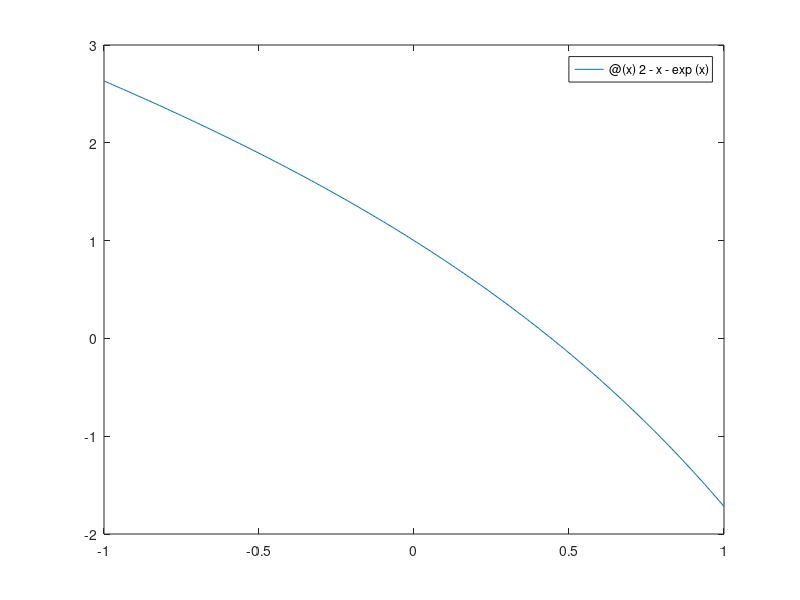

Recreate this plot in MATLAB. (Note: this script raises an error after producing the figure.)
function [] = lab6()
    f = @(x) 2 - x - exp(x);
    g = @(x) -1 - exp(x);
    
    fplot(f, [-1, 1]);
    [guess, ~] = ginput(1);
    
    disp(newton_rapson(f, g, guess, 0.0000000001, 30));
end
